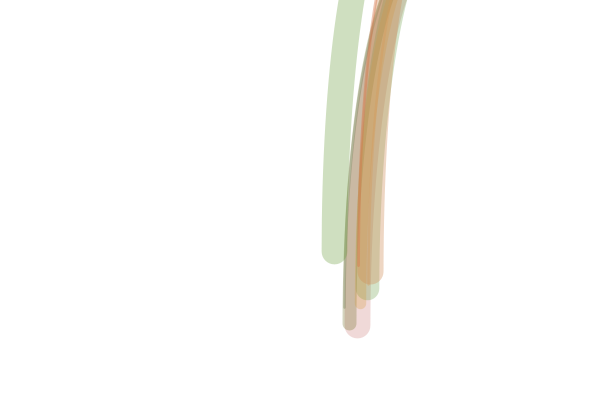
Frame 1 (no input)
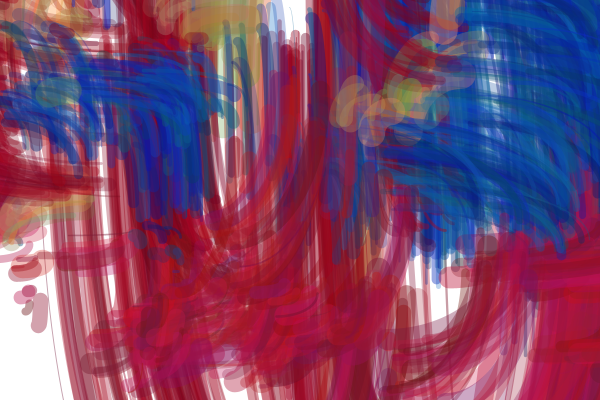
Frame 60 (the mouse pressed at the canvas centre just before this capture)
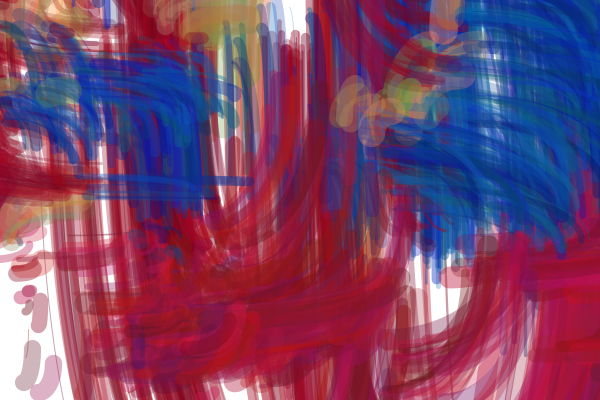
Frame 120 (the mouse held since frame 60 and released just before this capture)

The Processing sketch that drew these frames (run headless with seeded random() and noise(); from frame 60 on, the mouse is pressed at the canvas centre):

// Processing sketch: processing_4581
// ── processing_4581.pde

/**  Jeff Hendrickson Sept 09
      Arc Painter 2   using random arcs to paint an abstract.
      */
int x = 350;
int y = 250;
int w = 100;
int h = 700;


void setup() {
size(600,400);  // w x h
background(255);
smooth();
//noStroke();
}
void draw()  {
for (int i =1; i<10; i++) {  //larger numbers make more varied angles
  stroke(random(100, 255), random(100, 170), random(40, 120), random(60, 110));
  strokeWeight(random(.5, 30));
  noFill();
  arc(x+75, y+75, w+35, h+35, PI, TWO_PI-PI/2);  //top left
  x +=random(-20,20);
  y +=random(-20,20);
  w +=random(-20,20);
  h +=random(-20,20);

}
for (int i =1; i<30; i++) {  //larger numbers make more varied angles
  stroke(random(100, 210), random(10, 30), random(10, 100), random(60, 110));
  strokeWeight(random(.5, 24));
  noFill();
  arc(x+300, y+300, w+40, h+40, 0, PI/2);  //bottom right
  x +=random(-20,20);
  y +=random(-20,20);
  w +=random(-20,20);
  h +=random(-20,20);

}


for (int i =1; i<80; i++) {  //larger numbers make more varied angles
  stroke(random(2, 20), random(10, 110), random(100, 200), random(60, 110));
  strokeWeight(random(.5, 14));
  noFill();
  arc(x+200, y+200, w-50, h-50, TWO_PI-PI/2, TWO_PI);  //top right
  x +=random(-20,20);
  y +=random(-20,20);
  w +=random(-20,20);
  h +=random(-20,20);

}
for (int i =1; i<40; i++) {  //larger numbers make more varied angles
  stroke(random(100, 178), random(2, 4), random(20, 40), random(60, 110));
  strokeWeight(random(.5, 14));
  noFill();
  arc(x, y, w, h, PI/2, PI);  //bottom left
  x +=random(-20,20);
  y +=random(-20,20);
  w +=random(-20,20);
  h +=random(-20,20);

}

if (millis() >= 10000) {
  noLoop();
}
}
void mousePressed()  {
  save("arcpainter_100.png");
}
